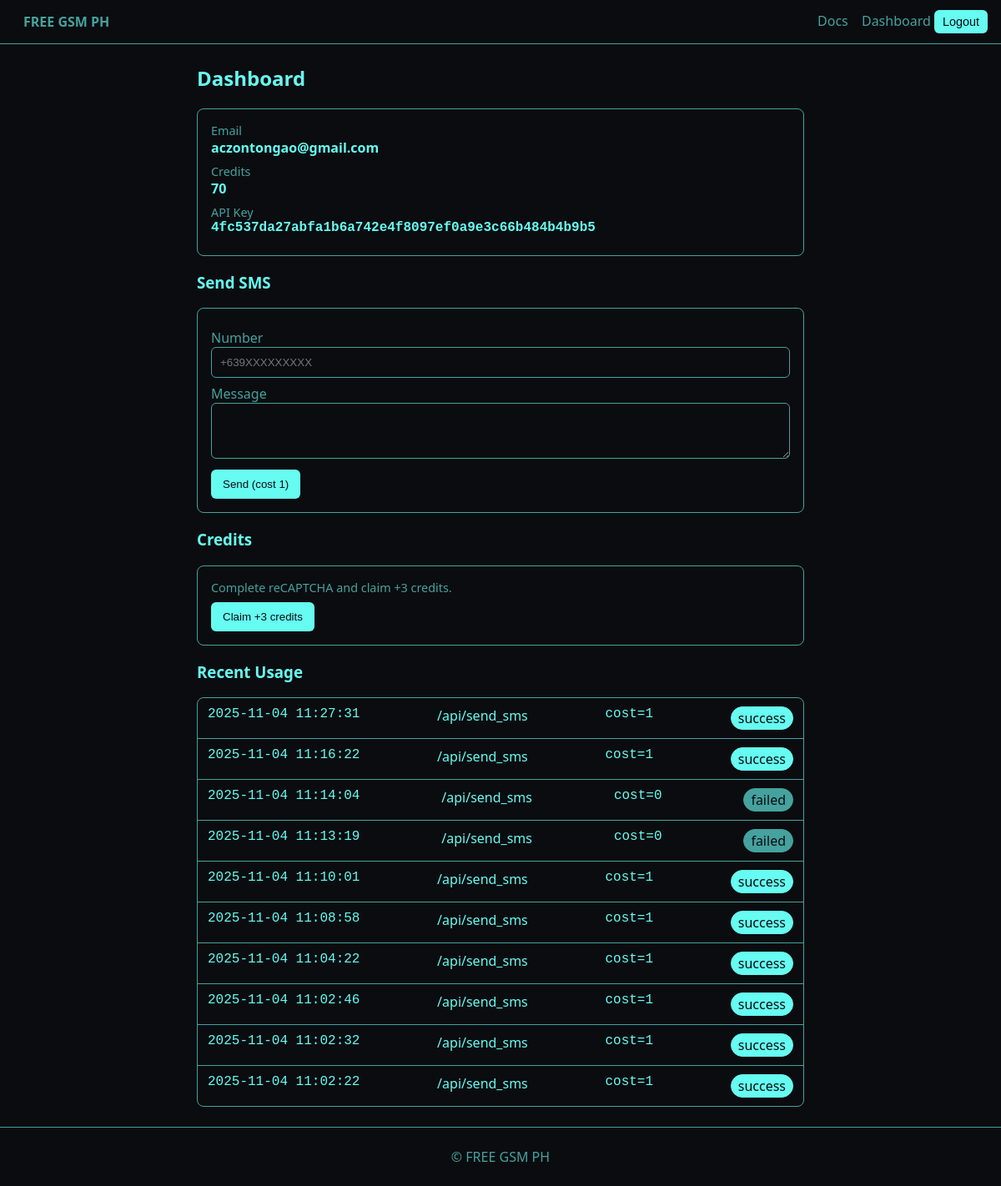
The app's page /dashboard (signed in) with its own data.
### app.py (models this page shows)
class User(Base, UserMixin):
    __tablename__ = "users"
    id = Column(Integer, primary_key=True)
    email = Column(String(255), unique=True, nullable=False, index=True)
    name = Column(String(255), nullable=True)
    picture = Column(Text, nullable=True)
    is_admin = Column(Boolean, default=False, nullable=False)
    credits = Column(Integer, default=0, nullable=False)
    api_key = Column(String(64), unique=True, nullable=False, index=True)
    created_at = Column(DateTime, default=datetime.utcnow, nullable=False)
    password_hash = Column(Text, nullable=True)
    logs = relationship("APILog", back_populates="user", cascade="all, delete-orphan")

class APILog(Base):
    __tablename__ = "api_logs"
    id = Column(Integer, primary_key=True)
    user_id = Column(Integer, ForeignKey("users.id"), nullable=False)
    endpoint = Column(String(255), nullable=False)
    cost = Column(Integer, default=0, nullable=False)
    status = Column(String(64), default="success", nullable=False)
    details = Column(Text, nullable=True)
    created_at = Column(DateTime, default=datetime.utcnow, nullable=False)
    user = relationship("User", back_populates="logs")

### app.py (the view)
@app.get("/dashboard")
@login_required
def dashboard():
    db = SessionLocal()
    try:
        user = db.get(User, current_user.id)
        recent_logs = (
            db.query(APILog)
            .filter(APILog.user_id == user.id)
            .order_by(APILog.created_at.desc())
            .limit(10)
            .all()
        )
        return render_template("dashboard.html", user=user, logs=recent_logs)
    finally:
        db.close()

### app.py (called while the page is built)
@login_manager.user_loader
def load_user(user_id: str):
    db = SessionLocal()
    try:
        return db.get(User, int(user_id))
    finally:
        db.close()

@app.context_processor
def inject_theme():
    return {
        "THEME": THEME,
        "RECAPTCHA_SITE_KEY": os.getenv("RECAPTCHA_SITE_KEY", ""),
    }

### templates/dashboard.html (shortened to what this page needs)
{% extends 'base.html' %}
{% block content %}
  <h2>Dashboard</h2>
  <div class="card">
    <div>
      <div class="label">Email</div>
      <div class="value">{{ user.email }}</div>
    </div>
    <div>
      <div class="label">Credits</div>
      <div class="value">{{ user.credits }}</div>
    </div>
    <div>
      <div class="label">API Key</div>
      <div class="value mono">{{ user.api_key }}</div>
    </div>
  </div>
  <h3>Send SMS</h3>
  <form class="card" id="smsForm">
    <label>Number
      <input name="number" id="smsNumber" placeholder="+639XXXXXXXXX" required />
    </label>
    <label>Message
      <textarea name="message" rows="3" maxlength="480" required></textarea>
    </label>
    <button class="btn" type="submit">Send (cost 1)</button>
  </form>
  <h3>Credits</h3>
  <div class="card">
    <div class="hint">Complete reCAPTCHA and claim +3 credits.</div>
    <button class="btn" id="claimCredits" disabled>Claim +3 credits</button>
  </div>
  <h3>Recent Usage</h3>
  <div class="list">
    {% for log in logs %}
      <div class="list-item">
        <span class="mono">{{ log.created_at.strftime('%Y-%m-%d %H:%M:%S') }}</span>
        <span>{{ log.endpoint }}</span>
        <span class="mono">cost={{ log.cost }}</span>
        <span class="badge {{ 'ok' if log.status=='success' else 'bad' }}">{{ log.status }}</span>
      </div>
    {% else %}
      <div class="hint">No logs yet</div>
    {% endfor %}
  </div>
{% endblock %}

### templates/base.html (shortened to what this page needs)
<!doctype html>
<html lang="en">
  <head>
    <link rel="stylesheet" href="{{ url_for('static', filename='styles.css') }}">
  </head>
  <body style="--bg: {{ THEME.bg }}; --primary: {{ THEME.primary }}; --muted: {{ THEME.muted }};">
    <header class="nav">
      <a href="/" class="brand">FREE GSM PH</a>
      <nav>
        <a href="/docs">Docs</a>
        {% if current_user.is_authenticated %}
          <a href="/dashboard">Dashboard</a>
          <form action="/logout" method="post" style="display:inline">
            <button class="btn small" type="submit">Logout</button>
          </form>
        {% else %}
          <a class="btn" href="/login">Login with Google</a>
        {% endif %}
      </nav>
    </header>
    <main class="container">
      {% block content %}{% endblock %}
    </main>
    <footer class="footer">© {{ (now() if false) or '' }} FREE GSM PH</footer>
  </body>
</html>

### static/styles.css (style rules this page uses)
:root { --bg: #0B0C10; --primary: #66FCF1; --muted: #45A29E; }
* { box-sizing: border-box; }
body { margin: 0; font-family: system-ui, -apple-system, Segoe UI, Roboto, Arial, sans-serif; background: var(--bg); color: var(--primary); }
.nav { display: flex; align-items: center; justify-content: space-between; padding: 12px 16px; border-bottom: 1px solid var(--muted); }
.brand { color: var(--primary); text-decoration: none; font-weight: 700; }
.nav a { color: var(--muted); margin-left: 12px; text-decoration: none; }
.container { max-width: 760px; margin: 24px auto; padding: 0 16px; }
.btn { background: var(--primary); color: var(--bg); border: none; padding: 10px 14px; border-radius: 6px; cursor: pointer; text-decoration: none; display: inline-block; }
.btn.small { padding: 6px 10px; font-size: 0.9rem; }
.card { border: 1px solid var(--muted); border-radius: 8px; padding: 16px; margin: 12px 0; }
label { display:block; margin: 8px 0; color: var(--muted); }
input, textarea { width: 100%; padding: 10px; border-radius: 6px; border: 1px solid var(--muted); background: transparent; color: var(--primary); }
.label { color: var(--muted); font-size: 0.9rem; }
.value { font-weight: 600; margin-bottom: 8px; }
.mono { font-family: ui-monospace, Menlo, Monaco, Consolas, 'Liberation Mono', monospace; }
.list { border: 1px solid var(--muted); border-radius: 8px; }
.list-item { display:flex; gap:12px; justify-content: space-between; padding: 10px 12px; border-bottom: 1px solid var(--muted); }
.list-item:last-child { border-bottom: 0; }
.badge { padding: 2px 8px; border-radius: 999px; border: 1px solid var(--muted); }
.badge.ok { color: var(--bg); background: var(--primary); border-color: var(--primary); }
.badge.bad { color: var(--bg); background: var(--muted); border-color: var(--muted); }
.hint { color: var(--muted); font-size: 0.9rem; }
.footer { text-align:center; padding: 24px; color: var(--muted); border-top: 1px solid var(--muted); margin-top: 24px; }

### records on screen
User: email "aczontongao@gmail.com", credits "70", api_key "4fc537da27abfa1b6a742e4f8097ef0a9e3c66b484b4b9b5"
APILog: created_at "2025-11-04 11:27:31", endpoint "/api/send_sms", cost "1", status "success"
APILog: created_at "2025-11-04 11:16:22", endpoint "/api/send_sms", cost "1", status "success"
APILog: created_at "2025-11-04 11:14:04", endpoint "/api/send_sms", cost "0", status "failed"
APILog: created_at "2025-11-04 11:13:19", endpoint "/api/send_sms", cost "0", status "failed"
APILog: created_at "2025-11-04 11:10:01", endpoint "/api/send_sms", cost "1", status "success"
APILog: created_at "2025-11-04 11:08:58", endpoint "/api/send_sms", cost "1", status "success"
APILog: created_at "2025-11-04 11:04:22", endpoint "/api/send_sms", cost "1", status "success"
APILog: created_at "2025-11-04 11:02:46", endpoint "/api/send_sms", cost "1", status "success"
APILog: created_at "2025-11-04 11:02:32", endpoint "/api/send_sms", cost "1", status "success"
APILog: created_at "2025-11-04 11:02:22", endpoint "/api/send_sms", cost "1", status "success"
